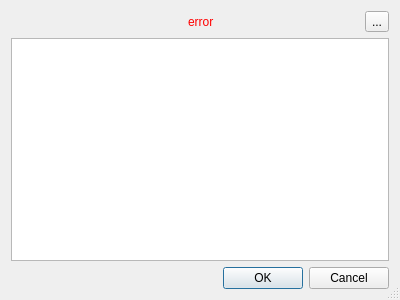
<?xml version="1.0" encoding="UTF-8"?>
<ui version="4.0">
 <class>RelinkingDialog</class>
 <widget class="QDialog" name="RelinkingDialog">
  <property name="geometry">
   <rect>
    <x>0</x>
    <y>0</y>
    <width>400</width>
    <height>300</height>
   </rect>
  </property>
  <property name="windowTitle">
   <string>Relinking</string>
  </property>
  <property name="sizeGripEnabled">
   <bool>true</bool>
  </property>
  <layout class="QVBoxLayout" name="verticalLayout">
   <property name="spacing">
    <number>6</number>
   </property>
   <item>
    <layout class="QHBoxLayout" name="horizontalLayout_3" stretch="0,0,0">
     <property name="rightMargin">
      <number>0</number>
     </property>
     <item>
      <widget class="RelinkablePathVisualization" name="pathVisualization" native="true">
       <property name="sizePolicy">
        <sizepolicy hsizetype="MinimumExpanding" vsizetype="Preferred">
         <horstretch>0</horstretch>
         <verstretch>0</verstretch>
        </sizepolicy>
       </property>
      </widget>
     </item>
     <item>
      <widget class="QLabel" name="errorLabel">
       <property name="sizePolicy">
        <sizepolicy hsizetype="Expanding" vsizetype="Preferred">
         <horstretch>0</horstretch>
         <verstretch>0</verstretch>
        </sizepolicy>
       </property>
       <property name="palette">
        <palette>
         <active>
          <colorrole role="WindowText">
           <brush brushstyle="SolidPattern">
            <color alpha="255">
             <red>255</red>
             <green>0</green>
             <blue>0</blue>
            </color>
           </brush>
          </colorrole>
         </active>
         <inactive>
          <colorrole role="WindowText">
           <brush brushstyle="SolidPattern">
            <color alpha="255">
             <red>255</red>
             <green>0</green>
             <blue>0</blue>
            </color>
           </brush>
          </colorrole>
         </inactive>
         <disabled>
          <colorrole role="WindowText">
           <brush brushstyle="SolidPattern">
            <color alpha="255">
             <red>120</red>
             <green>120</green>
             <blue>120</blue>
            </color>
           </brush>
          </colorrole>
         </disabled>
        </palette>
       </property>
       <property name="text">
        <string notr="true">error</string>
       </property>
       <property name="wordWrap">
        <bool>true</bool>
       </property>
      </widget>
     </item>
     <item>
      <widget class="QToolButton" name="undoButton">
       <property name="sizePolicy">
        <sizepolicy hsizetype="Preferred" vsizetype="Preferred">
         <horstretch>0</horstretch>
         <verstretch>0</verstretch>
        </sizepolicy>
       </property>
       <property name="toolTip">
        <string>Undo</string>
       </property>
       <property name="text">
        <string notr="true">...</string>
       </property>
       <property name="icon">
        <iconset resource="../resources/resources.qrc">
         <normaloff>:/icons/undo-22.png</normaloff>:/icons/undo-22.png</iconset>
       </property>
      </widget>
     </item>
    </layout>
   </item>
   <item>
    <widget class="RelinkingListView" name="listView">
     <property name="horizontalScrollBarPolicy">
      <enum>Qt::ScrollBarAlwaysOff</enum>
     </property>
     <property name="editTriggers">
      <set>QAbstractItemView::NoEditTriggers</set>
     </property>
    </widget>
   </item>
   <item>
    <widget class="QDialogButtonBox" name="buttonBox">
     <property name="orientation">
      <enum>Qt::Horizontal</enum>
     </property>
     <property name="standardButtons">
      <set>QDialogButtonBox::Cancel|QDialogButtonBox::Ok</set>
     </property>
    </widget>
   </item>
  </layout>
 </widget>
 <customwidgets>
  <customwidget>
   <class>RelinkingListView</class>
   <extends>QListView</extends>
   <header>RelinkingListView.h</header>
  </customwidget>
  <customwidget>
   <class>RelinkablePathVisualization</class>
   <extends>QWidget</extends>
   <header>RelinkablePathVisualization.h</header>
   <container>1</container>
  </customwidget>
 </customwidgets>
 <resources>
  <include location="../resources/resources.qrc"/>
  <include location="../resources/resources.qrc"/>
 </resources>
 <connections>
  <connection>
   <sender>buttonBox</sender>
   <signal>rejected()</signal>
   <receiver>RelinkingDialog</receiver>
   <slot>reject()</slot>
   <hints>
    <hint type="sourcelabel">
     <x>325</x>
     <y>290</y>
    </hint>
    <hint type="destinationlabel">
     <x>286</x>
     <y>274</y>
    </hint>
   </hints>
  </connection>
 </connections>
</ui>
